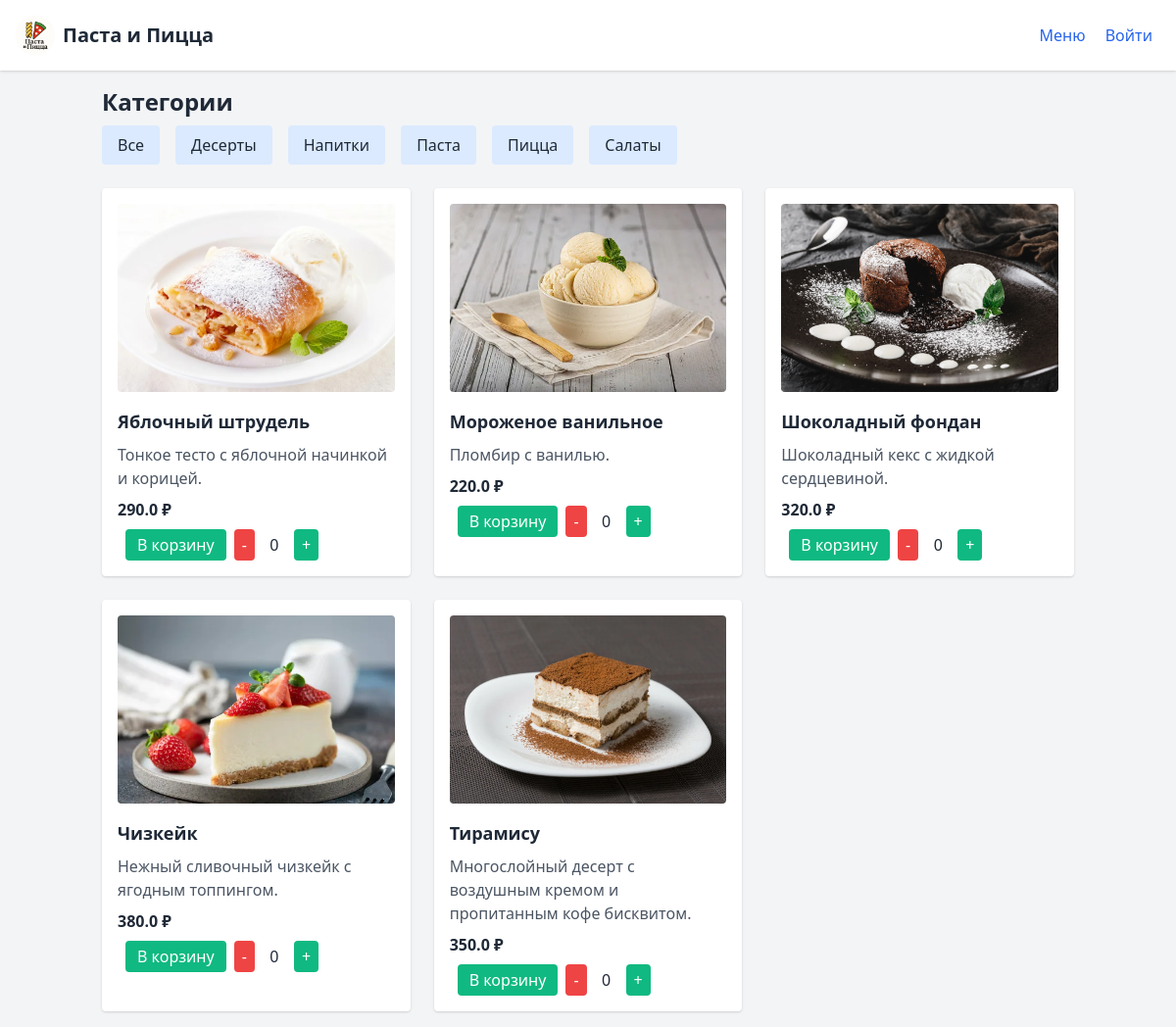
/menu?category_id=5, run on the app's committed database.
### tables this page shows
CREATE TABLE categories (
    id INTEGER PRIMARY KEY AUTOINCREMENT,
    name TEXT NOT NULL
);

CREATE TABLE dishes (
    id INTEGER PRIMARY KEY AUTOINCREMENT,
    title TEXT,
    description TEXT,
    price REAL,
    category_id INTEGER,
    image TEXT,
    is_veg INTEGER DEFAULT 0,
    is_spicy INTEGER DEFAULT 0,
    FOREIGN KEY(category_id) REFERENCES categories(id)
);

### app.py (the view)
@app.route("/menu")
def menu():
    category_id = request.args.get("category_id")
    if category_id:
        dishes = get_dishes(category_id=int(category_id))
    else:
        dishes = get_dishes()
    categories = get_categories()
    return render_template("menu.html", dishes=dishes, categories=categories)

### app.py (called while the page is built)
@app.before_request
def before_request():
    get_db()

@app.teardown_appcontext
def teardown_db(exception):
    close_db()

def get_categories():
    cats = query_db("SELECT id, name FROM categories ORDER BY name")
    return [dict(row) for row in cats]

def get_dishes(category_id=None):
    if category_id:
        dishes = query_db("SELECT * FROM dishes WHERE category_id=? ORDER BY id DESC", (category_id,))
    else:
        dishes = query_db("SELECT * FROM dishes ORDER BY id DESC")
    return [dict(row) for row in dishes]

### database.py (called while the page is built)
def get_db():
    if 'db' not in g:
        conn = sqlite3.connect(DB_PATH)
        conn.row_factory = sqlite3.Row
        g.db = conn
    return g.db

def query_db(query, args=(), one=False):
    cur = get_db().execute(query, args)
    rv = cur.fetchall()
    cur.close()
    return (rv[0] if rv else None) if one else rv

### templates/menu.html (shortened to what this page needs)
<!DOCTYPE html>
<html lang="ru">
<head>
  <link href="https://cdn.jsdelivr.net/npm/tailwindcss@2.2.19/dist/tailwind.min.css" rel="stylesheet">
</head>
<body class="bg-gray-100 text-gray-800">
  <header class="bg-white shadow p-4 flex justify-between items-center">
    <a href="/" class="flex items-center space-x-2">
      <img src="{{ url_for('static', filename='uploads/pasta_pizza.png') }}" alt="Логотип Паста и Пицца" class="h-10 w-10 rounded-full" loading="lazy" />
      <h1 class="text-xl font-bold">Паста и Пицца</h1>
    </a>
    <nav>
      <a href="/menu" class="mx-2 text-blue-600 hover:underline">Меню</a>
      {% if session.user_id %}
        <span id="userMenuButton" class="mx-2 text-gray-700 cursor-pointer relative select-none">
          {{ session.user_name }}
          <div id="userDropdown" class="hidden absolute top-full right-0 bg-white border rounded shadow p-2 z-10">
            <a href="/logout" class="block text-red-600 hover:underline">Выйти</a>
          </div>
        </span>
      {% else %}
        <a href="/login" class="mx-2 text-blue-600 hover:underline">Войти</a>
      {% endif %}
    </nav>
  </header>
  <main class="p-4 max-w-5xl mx-auto">
    <div class="mb-6">
      <h2 class="text-2xl font-bold mb-2">Категории</h2>
      <div class="flex flex-wrap gap-4">
        <a href="/menu" class="px-4 py-2 bg-blue-100 rounded hover:bg-blue-200">Все</a>
        {% for cat in categories %}
          <a href="/menu?category_id={{ cat.id }}" class="px-4 py-2 bg-blue-100 rounded hover:bg-blue-200">
            {{ cat.name }}
          </a>
        {% endfor %}
      </div>
    </div>
    <div class="grid grid-cols-1 md:grid-cols-2 lg:grid-cols-3 gap-6">
      {% for dish in dishes %}
        <div class="bg-white shadow rounded p-4">
          {% if dish.image %}
            <a href="{{ url_for('dish_detail', dish_id=dish.id) }}">
              <img src="{{ url_for('uploads', filename=dish.image) }}" alt="{{ dish.title }}" class="w-full h-48 object-cover mb-4 rounded cursor-pointer" loading="lazy">
            </a>
          {% endif %}
          <h3 class="text-lg font-bold mb-2">{{ dish.title }}</h3>
          <p class="text-gray-600 mb-2">{{ dish.description }}</p>
          <p class="font-semibold mb-2">{{ dish.price }} ₽</p>
          <div class="flex justify-between items-center">
            <form action="/cart" method="post" class="inline flex items-center space-x-2">
              <button type="submit" class="px-3 py-1 bg-green-500 text-white rounded hover:bg-green-600">В корзину</button>
            </form>
          </div>
        </div>
      {% endfor %}
    </div>
  </main>
</body>
</html>

### data on the page
categories: name "Десерты"
categories: name "Напитки"
categories: name "Паста"
categories: name "Пицца"
categories: name "Салаты"
dishes: image (picture), title "Яблочный штрудель", description "Тонкое тесто с яблочной начинкой и корицей.", price "290.0"
dishes: image (picture), title "Мороженое ванильное", description "Пломбир с ванилью.", price "220.0"
dishes: image (picture), title "Шоколадный фондан", description "Шоколадный кекс с жидкой сердцевиной.", price "320.0"
dishes: image (picture), title "Чизкейк", description "Нежный сливочный чизкейк с ягодным топпингом.", price "380.0"
dishes: image (picture), title "Тирамису", description "Многослойный десерт с воздушным кремом и пропитанным кофе бисквитом.", price "350.0"
